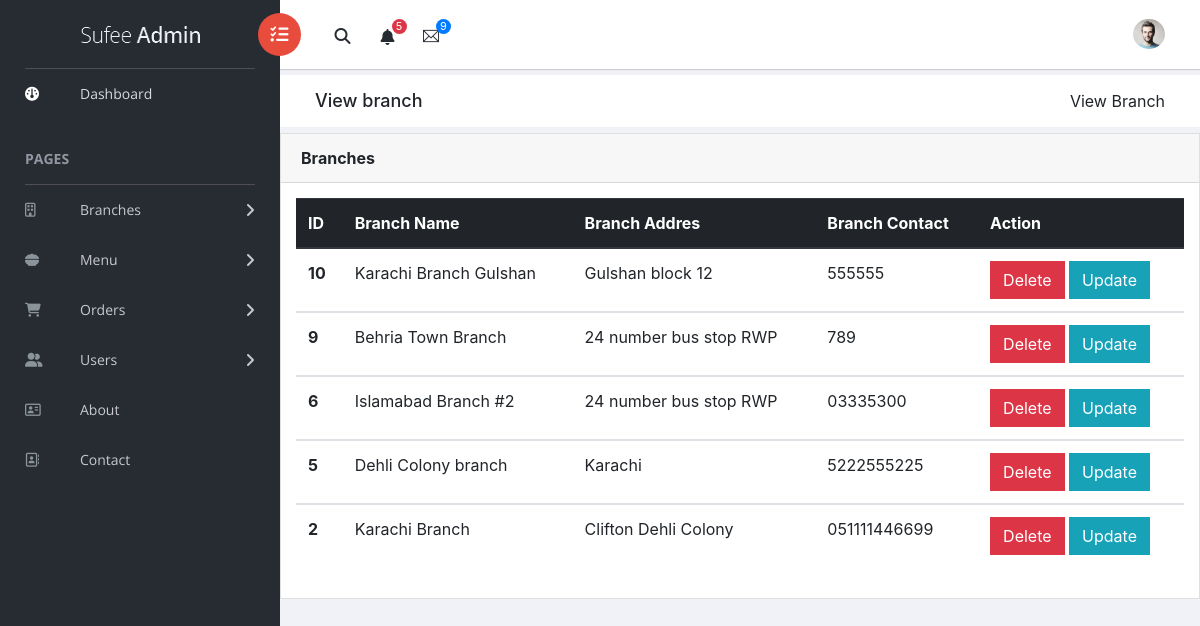
Screenshot of /view_branch.php (signed in) with the database file from the repository.
### tables this page shows
CREATE TABLE `branches` (
  `branch_id` int(10) NOT NULL,
  `branch_name` text NOT NULL,
  `branch_address` text NOT NULL,
  `branch_contact` varchar(15) NOT NULL
);

### view_branch.php (the view, shortened to what this page needs)
<?php
include_once('header.php');
?>
<div class="breadcrumbs">
            <div class="col-sm-4">
                <div class="page-header float-left">
                    <div class="page-title">
                        <h1>View branch</h1>
                    </div>
                </div>
            </div>
            <div class="col-sm-8">
                <div class="page-header float-right">
                    <div class="page-title">
                        <ol class="breadcrumb text-right">
                            <li class="active">View branch</li>
                        </ol>
                    </div>
                </div>
            </div>
        </div>
        <div class="card">
                            <div class="card-header">
                                <strong class="card-title">  Branches</strong>
                            </div>
                            <div class="card-body">
                                <table class="table">
                                    <thead class="thead-dark">
                                        <tr>
                                            <th scope="col">ID</th>
                                            <th scope="col">Branch Name</th>
                                            <th scope="col">Branch Addres</th>
                                            <th scope="col">Branch Contact</th>
                                            <th scope="col">Action</th>
                                        </tr>
                                    </thead>
                                    <tbody>
                                       <?php
                                        include_once('conn.php');
                                        $sql = "SELECT * FROM branches ORDER BY branch_id DESC";
                                        $result = $conn->query($sql);
                                        while($branches = $result->fetch_assoc()){  ?>
                                        <tr>
                                            <th><?php echo $branches['branch_id']?></th>
                                            <td><?php echo $branches['branch_name']?></td>
                                            <td><?php echo $branches['branch_address']?></td>
                                            <td><?php echo $branches['branch_contact']?></td>
                                            <td>
                                                <button type="button" class="btn btn-danger"><a onclick="return confirm('are you sure you want to delete')" style="color:white;" href="actions/delete_branch_action.php?delete_id=<?php echo $branches['branch_id'] ?>">Delete</a></button>
                                                <button type="button" class="btn btn-info"><a onclick="return confirm('are you sure you want to update')" style="color:white;" href="edit_branch.php?edit_id=<?php echo $branches['branch_id'] ?>">Update</a></button>
                                            </td>
                                            </tr>
                                    </tbody>
                                       <?php } ?>
                                </table>
                            </div>
                        </div>
<?php
include_once('footer.php');
?>

### header.php (shortened to what this page needs)
<!doctype html>
<html class="no-js" lang="en">
<head>
    <link rel="stylesheet" href="vendors/bootstrap/dist/css/bootstrap.min.css">
    <link rel="stylesheet" href="vendors/font-awesome/css/font-awesome.min.css">
    <link rel="stylesheet" href="vendors/themify-icons/css/themify-icons.css">
    <link rel="stylesheet" href="vendors/flag-icon-css/css/flag-icon.min.css">
    <link rel="stylesheet" href="vendors/selectFX/css/cs-skin-elastic.css">
    <link rel="stylesheet" href="vendors/jqvmap/dist/jqvmap.min.css">
    <link rel="stylesheet" href="https://cdnjs.cloudflare.com/ajax/libs/font-awesome/6.6.0/css/all.min.css" />
    <link rel="stylesheet" href="assets/css/style.css">
</head>
<body>
<aside id="left-panel" class="left-panel">
        <nav class="navbar navbar-expand-sm navbar-default">
            <div class="navbar-header">
                <a class="navbar-brand" href="./"><img src="images/logo.png" alt="Logo"></a>
            </div>
            <div id="main-menu" class="main-menu collapse navbar-collapse">
                <ul class="nav navbar-nav">
                    <li class="active">
                        <a href="index.html"> <i class="menu-icon fa fa-dashboard"></i>Dashboard </a>
                    </li>
                    <h3 class="menu-title">Pages</h3>
                    <li class="menu-item-has-children dropdown">
                        <a href="#" class="dropdown-toggle" data-toggle="dropdown" aria-haspopup="true" aria-expanded="false"> <i class="menu-icon fa fa-regular fa-building"></i>Branches</a>
                    </li>
                    <li class="menu-item-has-children dropdown">
                        <a href="#" class="dropdown-toggle" data-toggle="dropdown" aria-haspopup="true" aria-expanded="false"> <i class="menu-icon fa fa-solid fa-bowl-food"></i>Menu</a>
                    </li>
                    <li class="menu-item-has-children dropdown">
                        <a href="#" class="dropdown-toggle" data-toggle="dropdown" aria-haspopup="true" aria-expanded="false"> <i class="menu-icon fa fa-solid fa-cart-shopping"></i>Orders</a>
                    </li>
                    <li class="menu-item-has-children dropdown">
                        <a href="#" class="dropdown-toggle" data-toggle="dropdown" aria-haspopup="true" aria-expanded="false"> <i class="menu-icon fa fa-solid fa-user-group"></i>Users</a>
                    </li>
                    <li class="menu-item">
                        <a href="#" class="dropdown-toggle" data-toggle="dropdown" aria-haspopup="true" aria-expanded="false"> <i class="menu-icon fa fa-regular fa-address-card"></i>About</a>
                    </li>
                    <li class="menu-item">
                        <a href="#" class="dropdown-toggle" data-toggle="dropdown" aria-haspopup="true" aria-expanded="false"> <i class="menu-icon fa fa-regular fa-address-book"></i>Contact</a>
                    </li>
                </ul>
            </div>
        </nav>
    </aside>
    <div id="right-panel" class="right-panel">
        <header id="header" class="header">
            <div class="header-menu">
                <div class="col-sm-7">
                    <a id="menuToggle" class="menutoggle pull-left"><i class="fa fa fa-tasks"></i></a>
                    <div class="header-left">
                        <button class="search-trigger"><i class="fa fa-search"></i></button>
                        <div class="dropdown for-notification">
                            <button class="btn btn-secondary dropdown-toggle" type="button" id="notification" data-toggle="dropdown" aria-haspopup="true" aria-expanded="false">
                                <i class="fa fa-bell"></i>
                                <span class="count bg-danger">5</span>
                            </button>
                        </div>
                        <div class="dropdown for-message">
                            <button class="btn btn-secondary dropdown-toggle" type="button"
                                id="message"
                                data-toggle="dropdown" aria-haspopup="true" aria-expanded="false">
                                <i class="ti-email"></i>
                                <span class="count bg-primary">9</span>
                            </button>
                        </div>
                    </div>
                </div>
                <div class="col-sm-5">
                    <div class="user-area dropdown float-right">
                        <a href="#" class="dropdown-toggle" data-toggle="dropdown" aria-haspopup="true" aria-expanded="false">
                            <img class="user-avatar rounded-circle" src="images/admin.jpg" alt="User Avatar">
                        </a>
                    </div>
                    <div class="language-select dropdown" id="language-select">
                        <a class="dropdown-toggle" href="#" data-toggle="dropdown"  id="language" aria-haspopup="true" aria-expanded="true">
                            <i class="flag-icon flag-icon-us"></i>
                        </a>
                    </div>
                </div>
            </div>
        </header>

### footer.php (shortened to what this page needs)
</div>
</body>
</html>

### rows the page displays
branches: branch_id "10", branch_name "Karachi Branch Gulshan", branch_address "Gulshan block 12", branch_contact "555555"
branches: branch_id "9", branch_name "Behria Town Branch", branch_address "24 number bus stop RWP", branch_contact "789"
branches: branch_id "6", branch_name "Islamabad Branch #2", branch_address "24 number bus stop RWP", branch_contact "03335300"
branches: branch_id "5", branch_name "Dehli Colony branch", branch_address "Karachi", branch_contact "5222555225"
branches: branch_id "2", branch_name "Karachi Branch", branch_address "Clifton Dehli Colony", branch_contact "051111446699"
